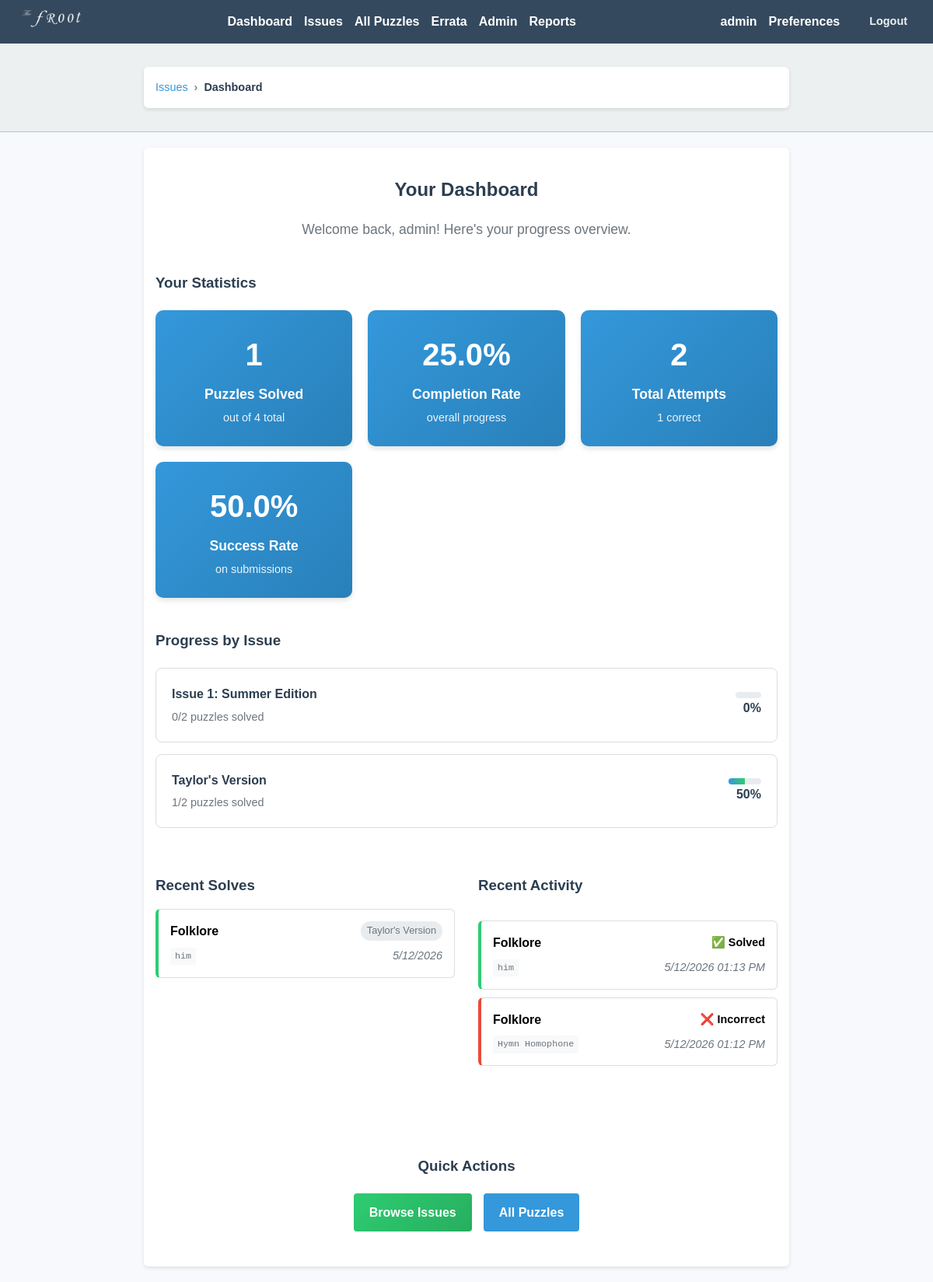
Page /dashboard (signed in) on the committed database.
### app/models.py (models this page shows, shortened)
class User(UserMixin, db.Model):
    id = db.Column(db.Integer, primary_key=True)
    username = db.Column(db.String(150), unique=True, nullable=False)
    email = db.Column(db.String(150), unique=True, nullable=False)
    display_name = db.Column(db.String(150), nullable=True)
    password_hash = db.Column(db.String(200), nullable=False)
    is_admin = db.Column(db.Boolean, default=False)
    email_notifications = db.Column(db.Boolean, default=True)
    notify_new_issues = db.Column(db.Boolean, default=True)
    notify_new_hints = db.Column(db.Boolean, default=True)
    submissions = db.relationship('Submission', backref='user', lazy=True)

class Issue(db.Model):
    id = db.Column(db.Integer, primary_key=True)
    title = db.Column(db.String(200), nullable=False)
    description = db.Column(db.Text, nullable=True)
    pdf_filename = db.Column(db.String(200), nullable=True)
    answer_pdf_filename = db.Column(db.String(200), nullable=True)
    available_date = db.Column(db.DateTime(timezone=True), nullable=False, default=lambda: datetime.now(timezone.utc))
    puzzles = db.relationship('Puzzle', backref='issue', lazy=True)

class Submission(db.Model):
    id = db.Column(db.Integer, primary_key=True)
    user_id = db.Column(db.Integer, db.ForeignKey('user.id'), nullable=False)
    puzzle_id = db.Column(db.Integer, db.ForeignKey('puzzle.id'), nullable=False)
    submitted_answer = db.Column(db.String(200), nullable=False)
    is_correct = db.Column(db.Boolean, nullable=False)
    submitted_at = db.Column(db.DateTime, default=lambda: datetime.now(timezone.utc))

class Puzzle(db.Model):
    id = db.Column(db.Integer, primary_key=True)
    title = db.Column(db.String(200), nullable=False)
    description = db.Column(db.Text, nullable=False)
    answer_hash = db.Column(db.String(200), nullable=False)
    correct_response = db.Column(db.Text, nullable=True)
    incorrect_response = db.Column(db.Text, nullable=True)
    created_at = db.Column(db.DateTime, default=lambda: datetime.now(timezone.utc))
    issue_id = db.Column(db.Integer, db.ForeignKey('issue.id'), nullable=True)
    hints = db.relationship('Hint', backref='puzzle', lazy=True)
    submissions = db.relationship('Submission', backref='puzzle', lazy=True)
    response_rules = db.relationship('PuzzleAnswerRule', backref='puzzle', lazy=True, cascade='all, delete-orphan')

### app/puzzles.py (the view)
@puzzle_bp.route('/dashboard')
@login_required
def user_dashboard():
    user_stats = {
        'total_submissions': Submission.query.filter_by(user_id=current_user.id).count(),
        'correct_submissions': Submission.query.filter_by(user_id=current_user.id, is_correct=True).count(),
        'total_puzzles': Puzzle.query.count(),
        'solved_puzzles': Submission.query.filter_by(user_id=current_user.id, is_correct=True).count(),
        'recent_submissions': Submission.query.filter_by(user_id=current_user.id).order_by(Submission.submitted_at.desc()).limit(10).all(),
        'recent_correct': Submission.query.filter_by(user_id=current_user.id, is_correct=True).order_by(Submission.submitted_at.desc()).limit(5).all(),
        'issues_progress': []
    }
    if user_stats['total_submissions'] > 0:
        user_stats['success_rate'] = (user_stats['correct_submissions'] / user_stats['total_submissions']) * 100
    else:
        user_stats['success_rate'] = 0
    if user_stats['total_puzzles'] > 0:
        user_stats['completion_rate'] = (user_stats['solved_puzzles'] / user_stats['total_puzzles']) * 100
    else:
        user_stats['completion_rate'] = 0
    issues = Issue.query.all()
    for issue in issues:
        puzzle_count = len(issue.puzzles)
        if puzzle_count > 0:
            puzzle_ids = [p.id for p in issue.puzzles]
            solved_count = Submission.query.filter(
                Submission.user_id == current_user.id,
                Submission.puzzle_id.in_(puzzle_ids),
                Submission.is_correct == True
            ).count()
            user_stats['issues_progress'].append({
                'issue': issue,
                'total': puzzle_count,
                'solved': solved_count,
                'percentage': (solved_count / puzzle_count * 100) if puzzle_count > 0 else 0
            })
    return render_template('user_dashboard.html', stats=user_stats)

### app/templates/user_dashboard.html
{% extends "base.html" %}
{% block breadcrumbs %}
<div class="breadcrumbs">
  <div class="container">
    <a href="{{ url_for('puzzle.list_issues') }}">Issues</a>
    <span class="breadcrumb-separator">›</span>
    <span class="breadcrumb-current">Dashboard</span>
  </div>
</div>
{% endblock %}
{% block content %}
<div class="dashboard-header">
  <h2>Your Dashboard</h2>
  <p class="welcome-text">Welcome back, {{ current_user.username }}! Here's your progress overview.</p>
</div>
<div class="dashboard-stats">
  <h3>Your Statistics</h3>
  <div class="stats-grid">
    <div class="stat-card">
      <div class="stat-number">{{ stats.solved_puzzles }}</div>
      <div class="stat-label">Puzzles Solved</div>
      <div class="stat-detail">out of {{ stats.total_puzzles }} total</div>
    </div>
    <div class="stat-card">
      <div class="stat-number">{{ "%.1f"|format(stats.completion_rate) }}%</div>
      <div class="stat-label">Completion Rate</div>
      <div class="stat-detail">overall progress</div>
    </div>
    <div class="stat-card">
      <div class="stat-number">{{ stats.total_submissions }}</div>
      <div class="stat-label">Total Attempts</div>
      <div class="stat-detail">{{ stats.correct_submissions }} correct</div>
    </div>
    <div class="stat-card">
      <div class="stat-number">{{ "%.1f"|format(stats.success_rate) }}%</div>
      <div class="stat-label">Success Rate</div>
      <div class="stat-detail">on submissions</div>
    </div>
  </div>
</div>
<div class="dashboard-progress">
  <h3>Progress by Issue</h3>
  {% if stats.issues_progress %}
    <div class="issues-progress-grid">
      {% for item in stats.issues_progress %}
        <div class="issue-progress-card">
          <div class="issue-info">
            <h4><a href="{{ url_for('puzzle.issue_detail', issue_id=item.issue.id) }}">{{ item.issue.title }}</a></h4>
            <div class="progress-summary">{{ item.solved }}/{{ item.total }} puzzles solved</div>
          </div>
          <div class="progress-container">
            <div class="progress-bar">
              <div class="progress-fill" style="width: {{ item.percentage }}%"></div>
            </div>
            <span class="progress-percentage">{{ "%.0f"|format(item.percentage) }}%</span>
          </div>
        </div>
      {% endfor %}
    </div>
  {% else %}
    <p class="no-data">No issues available yet.</p>
  {% endif %}
</div>
<div class="dashboard-activity">
  <div class="activity-section">
    <h3>Recent Solves</h3>
    {% if stats.recent_correct %}
      <div class="recent-solves">
        {% for submission in stats.recent_correct %}
          <div class="solve-item">
            <div class="solve-info">
              <strong>{{ submission.puzzle.title }}</strong>
              {% if submission.puzzle.issue %}
                <span class="issue-tag">{{ submission.puzzle.issue.title }}</span>
              {% endif %}
            </div>
            <div class="solve-details">
              <span class="answer">{{ submission.submitted_answer }}</span>
              <span class="date" data-utc-datetime="{{ submission.submitted_at.strftime('%Y-%m-%d %H:%M:%S') }}" data-format="date">{{ submission.submitted_at.strftime('%m/%d/%Y') }}</span>
            </div>
          </div>
        {% endfor %}
      </div>
    {% else %}
      <p class="no-data">No solved puzzles yet. <a href="{{ url_for('puzzle.list_issues') }}">Start solving!</a></p>
    {% endif %}
  </div>
  <div class="activity-section">
    <h3>Recent Activity</h3>
    {% if stats.recent_submissions %}
      <div class="recent-activity">
        {% for submission in stats.recent_submissions %}
          <div class="activity-item {% if submission.is_correct %}correct{% else %}incorrect{% endif %}">
            <div class="activity-info">
              <strong>{{ submission.puzzle.title }}</strong>
              <span class="attempt-result">
                {% if submission.is_correct %}
                  ✅ Solved
                {% else %}
                  ❌ Incorrect
                {% endif %}
              </span>
            </div>
            <div class="activity-details">
              <span class="answer">{{ submission.submitted_answer }}</span>
              <span class="date" data-utc-datetime="{{ submission.submitted_at.strftime('%Y-%m-%d %H:%M:%S') }}" data-format="short">{{ submission.submitted_at.strftime('%m/%d/%Y %I:%M %p') }}</span>
            </div>
          </div>
        {% endfor %}
      </div>
    {% else %}
      <p class="no-data">No activity yet. <a href="{{ url_for('puzzle.list_issues') }}">Start solving puzzles!</a></p>
    {% endif %}
  </div>
</div>
<div class="dashboard-actions">
  <h3>Quick Actions</h3>
  <div class="action-buttons">
    <a href="{{ url_for('puzzle.list_issues') }}" class="action-btn primary">Browse Issues</a>
    <a href="{{ url_for('puzzle.list_puzzles') }}" class="action-btn">All Puzzles</a>
  </div>
</div>
{% endblock %}

### app/templates/base.html (shortened to what this page needs)
<!DOCTYPE html>
<html>
<head>
    <link rel="stylesheet" href="{{ url_for('static', filename='style.css') }}">
</head>
<body>
  <nav>
    <div class="nav-content">
      <div class="nav-logo">
        <img src="{{ url_for('static', filename='img/logo.png') }}" alt="Logo">
      </div>
      <div class="nav-links">
        {% if current_user.is_authenticated %}
            <a href="{{ url_for('puzzle.user_dashboard') }}">Dashboard</a>
            <a href="{{ url_for('puzzle.list_issues') }}">Issues</a>
            <a href="{{ url_for('puzzle.list_puzzles') }}">All Puzzles</a>
            <a href="{{ url_for('puzzle.errata_list') }}">Errata</a>
            {% if current_user.is_admin %}
                <a href="{{ url_for('admin.dashboard') }}">Admin</a>
                <a href="{{ url_for('admin.reports_index') }}">Reports</a>
            {% endif %}
        {% else %}
            <a href="{{ url_for('main.index') }}">Home</a>
            <a href="{{ url_for('puzzle.errata_list') }}">Errata</a>
            <a href="{{ url_for('auth.login') }}">Login</a>
            <a href="{{ url_for('auth.register') }}">Register</a>
        {% endif %}
      </div>
      {% if current_user.is_authenticated %}
        <div class="user-profile">
          <div class="user-info">
            <span class="user-name">{{ current_user.username }}</span>
            <a href="{{ url_for('auth.preferences') }}" class="preferences-link">Preferences</a>
            <a href="{{ url_for('auth.logout') }}" class="logout-link">Logout</a>
          </div>
        </div>
      {% endif %}
    </div>
</nav>
  {% block breadcrumbs %}{% endblock %}
  <div class="container">
        {% block content %}{% endblock %}
    </div>
</body>
</html>

### rows in the picture
User: username "admin"
Issue: issue "Issue 1: Summer Edition"
Issue: issue "Taylor's Version"
Submission: puzzle "Folklore", puzzle.issue "Taylor's Version", submitted_answer "him", is_correct "✅ Solved"
Submission: puzzle "Folklore", is_correct "❌ Incorrect", submitted_answer "Hymn Homophone"

### other values in the picture
{{ stats.solved_puzzles }} "1"
{{ stats.total_puzzles }} "4"
{{ "%.1f"|format(stats.completion_rate) }} "25.0"
{{ stats.total_submissions }} "2"
{{ stats.correct_submissions }} "1"
{{ "%.1f"|format(stats.success_rate) }} "50.0"
{{ item.solved }} "0" "1"
{{ item.total }} "2" "2"
{{ "%.0f"|format(item.percentage) }} "0" "50"
